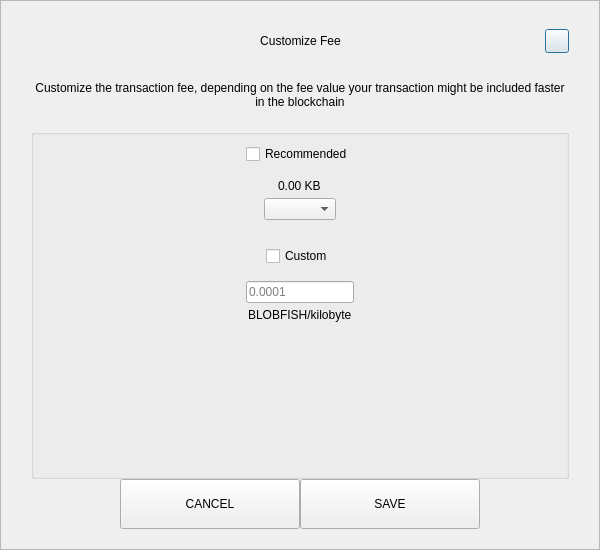
<?xml version="1.0" encoding="UTF-8"?>
<ui version="4.0">
 <class>SendCustomFeeDialog</class>
 <widget class="QDialog" name="SendCustomFeeDialog">
  <property name="geometry">
   <rect>
    <x>0</x>
    <y>0</y>
    <width>600</width>
    <height>550</height>
   </rect>
  </property>
  <property name="windowTitle">
   <string>Form</string>
  </property>
  <layout class="QVBoxLayout" name="verticalLayout_3">
   <property name="spacing">
    <number>0</number>
   </property>
   <property name="leftMargin">
    <number>0</number>
   </property>
   <property name="topMargin">
    <number>0</number>
   </property>
   <property name="rightMargin">
    <number>0</number>
   </property>
   <property name="bottomMargin">
    <number>0</number>
   </property>
   <item>
    <widget class="QFrame" name="frame">
     <property name="styleSheet">
      <string notr="true"/>
     </property>
     <property name="frameShape">
      <enum>QFrame::StyledPanel</enum>
     </property>
     <property name="frameShadow">
      <enum>QFrame::Raised</enum>
     </property>
     <layout class="QVBoxLayout" name="verticalLayout_2">
      <property name="spacing">
       <number>0</number>
      </property>
      <property name="leftMargin">
       <number>30</number>
      </property>
      <property name="topMargin">
       <number>20</number>
      </property>
      <property name="rightMargin">
       <number>30</number>
      </property>
      <property name="bottomMargin">
       <number>20</number>
      </property>
      <item>
       <layout class="QHBoxLayout" name="horizontalLayout_3">
        <property name="spacing">
         <number>0</number>
        </property>
        <item>
         <spacer name="horizontalSpacer_21">
          <property name="orientation">
           <enum>Qt::Horizontal</enum>
          </property>
          <property name="sizeHint" stdset="0">
           <size>
            <width>40</width>
            <height>20</height>
           </size>
          </property>
         </spacer>
        </item>
        <item>
         <widget class="QLabel" name="labelTitle">
          <property name="minimumSize">
           <size>
            <width>0</width>
            <height>40</height>
           </size>
          </property>
          <property name="maximumSize">
           <size>
            <width>16777215</width>
            <height>40</height>
           </size>
          </property>
          <property name="styleSheet">
           <string notr="true">padding-left:24px;</string>
          </property>
          <property name="text">
           <string>Customize Fee</string>
          </property>
          <property name="alignment">
           <set>Qt::AlignCenter</set>
          </property>
          <property name="margin">
           <number>7</number>
          </property>
         </widget>
        </item>
        <item>
         <spacer name="horizontalSpacer">
          <property name="orientation">
           <enum>Qt::Horizontal</enum>
          </property>
          <property name="sizeHint" stdset="0">
           <size>
            <width>40</width>
            <height>20</height>
           </size>
          </property>
         </spacer>
        </item>
        <item>
         <widget class="QPushButton" name="btnEsc">
          <property name="minimumSize">
           <size>
            <width>24</width>
            <height>24</height>
           </size>
          </property>
          <property name="maximumSize">
           <size>
            <width>24</width>
            <height>24</height>
           </size>
          </property>
          <property name="text">
           <string/>
          </property>
         </widget>
        </item>
       </layout>
      </item>
      <item>
       <spacer name="verticalSpacer_2">
        <property name="orientation">
         <enum>Qt::Vertical</enum>
        </property>
        <property name="sizeType">
         <enum>QSizePolicy::Fixed</enum>
        </property>
        <property name="sizeHint" stdset="0">
         <size>
          <width>20</width>
          <height>20</height>
         </size>
        </property>
       </spacer>
      </item>
      <item>
       <widget class="QLabel" name="labelMessage">
        <property name="text">
         <string>Customize the transaction fee, depending on the fee value your transaction might be included faster in the blockchain</string>
        </property>
        <property name="alignment">
         <set>Qt::AlignCenter</set>
        </property>
        <property name="wordWrap">
         <bool>true</bool>
        </property>
       </widget>
      </item>
      <item>
       <spacer name="verticalSpacer_3">
        <property name="orientation">
         <enum>Qt::Vertical</enum>
        </property>
        <property name="sizeType">
         <enum>QSizePolicy::Fixed</enum>
        </property>
        <property name="sizeHint" stdset="0">
         <size>
          <width>20</width>
          <height>20</height>
         </size>
        </property>
       </spacer>
      </item>
      <item>
       <widget class="QGroupBox" name="groupBox">
        <property name="title">
         <string/>
        </property>
        <layout class="QVBoxLayout" name="verticalLayout">
         <property name="leftMargin">
          <number>12</number>
         </property>
         <property name="rightMargin">
          <number>12</number>
         </property>
         <item>
          <layout class="QVBoxLayout" name="verticalLayout_4">
           <property name="spacing">
            <number>5</number>
           </property>
           <item alignment="Qt::AlignHCenter">
            <widget class="QCheckBox" name="checkBoxRecommended">
             <property name="text">
              <string>Recommended</string>
             </property>
            </widget>
           </item>
           <item>
            <spacer name="verticalSpacer_5">
             <property name="orientation">
              <enum>Qt::Vertical</enum>
             </property>
             <property name="sizeType">
              <enum>QSizePolicy::Fixed</enum>
             </property>
             <property name="sizeHint" stdset="0">
              <size>
               <width>20</width>
               <height>10</height>
              </size>
             </property>
            </spacer>
           </item>
           <item alignment="Qt::AlignHCenter">
            <widget class="QLabel" name="labelFee">
             <property name="text">
              <string>0.00 KB</string>
             </property>
            </widget>
           </item>
           <item alignment="Qt::AlignHCenter">
            <widget class="QComboBox" name="comboBoxRecommended"/>
           </item>
          </layout>
         </item>
         <item>
          <spacer name="verticalSpacer">
           <property name="orientation">
            <enum>Qt::Vertical</enum>
           </property>
           <property name="sizeType">
            <enum>QSizePolicy::Fixed</enum>
           </property>
           <property name="sizeHint" stdset="0">
            <size>
             <width>20</width>
             <height>20</height>
            </size>
           </property>
          </spacer>
         </item>
         <item>
          <layout class="QVBoxLayout" name="verticalLayout_5">
           <property name="spacing">
            <number>5</number>
           </property>
           <item alignment="Qt::AlignHCenter">
            <widget class="QCheckBox" name="checkBoxCustom">
             <property name="text">
              <string>Custom</string>
             </property>
            </widget>
           </item>
           <item>
            <spacer name="verticalSpacer_6">
             <property name="orientation">
              <enum>Qt::Vertical</enum>
             </property>
             <property name="sizeType">
              <enum>QSizePolicy::Fixed</enum>
             </property>
             <property name="sizeHint" stdset="0">
              <size>
               <width>20</width>
               <height>10</height>
              </size>
             </property>
            </spacer>
           </item>
           <item alignment="Qt::AlignHCenter">
            <widget class="QLineEdit" name="lineEditCustomFee">
             <property name="placeholderText">
              <string notr="true">0.0001</string>
             </property>
            </widget>
           </item>
           <item alignment="Qt::AlignHCenter">
            <widget class="QLabel" name="labelCustomFee">
             <property name="text">
              <string>BLOBFISH/kilobyte</string>
             </property>
            </widget>
           </item>
          </layout>
         </item>
         <item>
          <spacer name="verticalSpacer_4">
           <property name="orientation">
            <enum>Qt::Vertical</enum>
           </property>
           <property name="sizeHint" stdset="0">
            <size>
             <width>20</width>
             <height>40</height>
            </size>
           </property>
          </spacer>
         </item>
        </layout>
       </widget>
      </item>
      <item>
       <layout class="QHBoxLayout" name="horizontalLayout" stretch="1,2,2,1">
        <item>
         <spacer name="horizontalSpacer1">
          <property name="orientation">
           <enum>Qt::Horizontal</enum>
          </property>
          <property name="sizeHint" stdset="0">
           <size>
            <width>40</width>
            <height>20</height>
           </size>
          </property>
         </spacer>
        </item>
        <item>
         <widget class="QPushButton" name="btnCancel">
          <property name="minimumSize">
           <size>
            <width>180</width>
            <height>50</height>
           </size>
          </property>
          <property name="focusPolicy">
           <enum>Qt::NoFocus</enum>
          </property>
          <property name="text">
           <string>CANCEL</string>
          </property>
         </widget>
        </item>
        <item>
         <widget class="QPushButton" name="btnSave">
          <property name="minimumSize">
           <size>
            <width>180</width>
            <height>50</height>
           </size>
          </property>
          <property name="focusPolicy">
           <enum>Qt::NoFocus</enum>
          </property>
          <property name="text">
           <string>SAVE</string>
          </property>
         </widget>
        </item>
        <item>
         <spacer name="horizontalSpacer_2">
          <property name="orientation">
           <enum>Qt::Horizontal</enum>
          </property>
          <property name="sizeHint" stdset="0">
           <size>
            <width>40</width>
            <height>20</height>
           </size>
          </property>
         </spacer>
        </item>
       </layout>
      </item>
     </layout>
    </widget>
   </item>
  </layout>
 </widget>
 <resources/>
 <connections/>
</ui>
